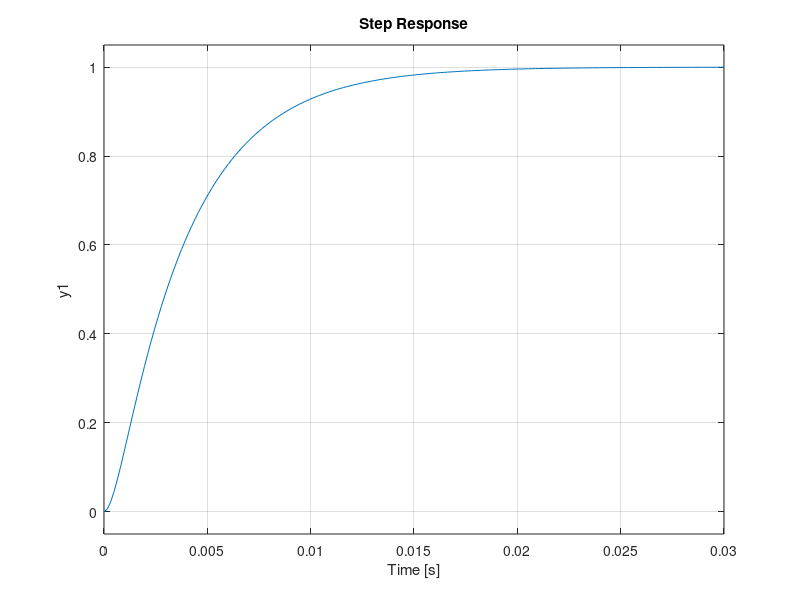

This figure's MATLAB source: (Note: this script raises an error after producing the figure.)
R1 = 1000;
R2 = 1500;

C1 = 10^-6;
C2 = 1.24* 10^-6;

global a b
a = [-(R1+R2)/(R1*R2*C1), 1/(R2*C2); 1/(R2*C1), - 1/(R2*C2)];
b = [1/R1 0]';
c = [0  1/C2];
d = 0;

sys = ss(a,b,c,d);
figure(1); 
step(sys);
hold on

[t, x] = ode15s(@reteaRC2, [0 0.03], [0 0]);
y = x/C2;
%figure(2);
plot(t, y, '--r');